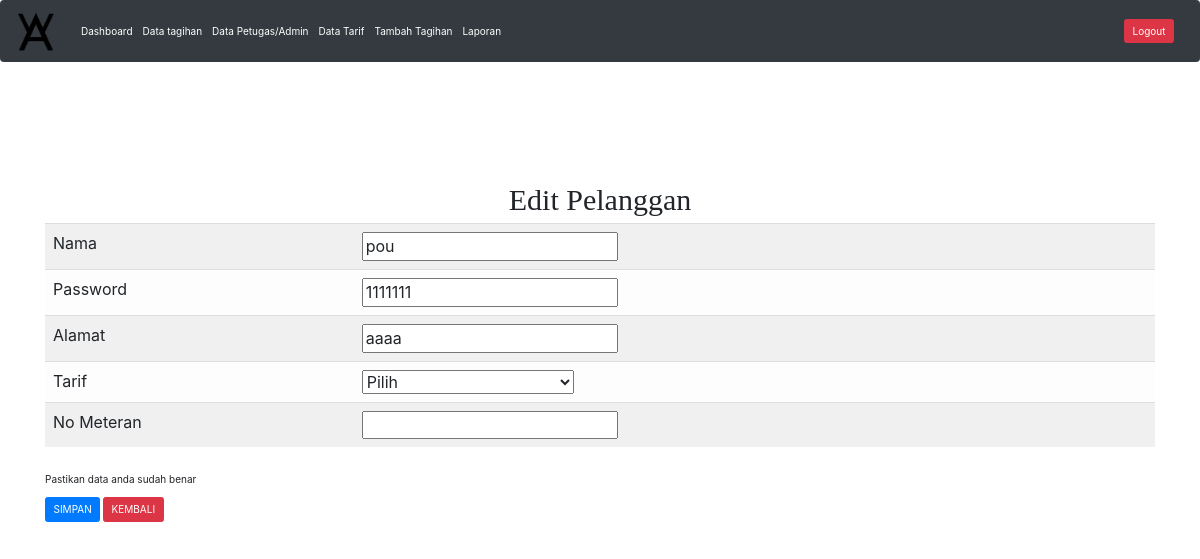
Screenshot of /admin/editpelanggan.php?idpelanggan=27 (signed in) with the database file from the repository.
### tables this page shows
CREATE TABLE `pelanggan` (
  `idpelanggan` int(11) NOT NULL,
  `username` varchar(100) NOT NULL,
  `password` varchar(100) NOT NULL,
  `alamat` varchar(255) NOT NULL,
  `kodetarif` int(11) NOT NULL,
  `nometer` int(100) NOT NULL
);

### admin/editpelanggan.php (the view, shortened to what this page needs)
<?php
if(isset($_SESSION['username']))
{
include '../koneksi.php';
?>
<head>
    <link rel="stylesheet" href="style/bootstrap.css" />
    <link rel="stylesheet" href="style/dataTables.bootstrap4.min.css" />
    <link rel="stylesheet" href="https://maxcdn.bootstrapcdn.com/bootstrap/4.5.2/css/bootstrap.min.css">
</head>
<nav class="navbar navbar-expand-lg navbar-light bg-dark">
  <a>
  <img src="../img/icon.png" style="width: 50px; height: 50px;" alt="">
  </a>
  <div class="collapse navbar-collapse" id="navbarSupportedContent">
    <ul class="navbar-nav mr-auto">
    <li class="nav-item">
        <a class="nav-link" href="index.php" style="color: white;">Dashboard <span class="sr-only">(current)</span></a>
      </li>
      <li class="nav-item">
        <a class="nav-link" href="tagihan.php" style="color: white;">Data tagihan</a>
      </li>
      <li class="nav-item">
        <a class="nav-link" href="petugas.php" style="color: white;">Data Petugas/Admin</a>
      </li>
      <li class="nav-item">
        <a class="nav-link" href="datatarif.php" style="color: white;">Data Tarif</a>
      </li>
      <li class="nav-item">
        <a class="nav-link" href="tambahtagihan.php" style="color: white;">Tambah Tagihan</a>
      </li>
      <li class="nav-item">
        <a class="nav-link" href="laporan.php" style="color: white;">Laporan</a>
      </li>
    </ul>
    <form class="form-inline my-2 my-lg-0">
    <a type="button" class="btn btn-danger"href="../logout.php">Logout</a>
    </form>
  </div>
</nav>
<div style="padding-top: 100px;">
<body>
          <body>
            <div class="container" style="background-color: white;">
                <h3 style="text-align: center; font-family: Georgia; font-size:30px">Edit Pelanggan</h3>
				<?php
					$id = $_GET['idpelanggan'];
					$data = mysqli_query($Koneksi, "select * from pelanggan where idpelanggan='$id'");
					while ($d = mysqli_fetch_array($data)) {
				?>
               		<form method="post" action="aksi/proses-editpelanggan.php">
			<table class="table table-light table-striped">
				<tr>
					<td>Nama</td>
					<td>
						<input type="text" name="username" value="<?php echo $d['username']; ?>">
					</td>
				</tr>
				<tr>
					<td>Password</td>
					<td><input type="text" name="password" value="<?php echo $d['password']; ?>"></td>
				</tr>
				<tr>
					<td>Alamat</td>
					<td><input type="text" name="alamat" value="<?php echo $d['alamat']; ?>"></td>
				</tr>
				<tr>
					<td>Tarif</td>
					<td><select name="kodetarif">
							<option disabled selected> Pilih </option>
							<?php
							$data = mysqli_query($Koneksi, "select * from tarif");
							while ($d = mysqli_fetch_array($data)) {
							?>
								<option value="<?= $d['kodetarif'] ?>"><?= $d['daya'] ?>/ Rp <?= $d['tarifperkwh'] ?></option>
							<?php
							}
							?>
						</select></td>
				</tr>
				<tr>
					<td>No Meteran</td>
					<td><input type="number" name="nometer" value="<?php echo $d['nometer']; ?>" required></td>
				</tr>
			</table>
					<p>Pastikan data anda sudah benar</p>
					<input type="submit" value="SIMPAN" type="button" class="btn btn-primary">
					<a href="index.php" class="btn btn-danger">KEMBALI</a>
		</form>
	<?php
	}
	?>
            </div>
        </body>
</html>
<?php
    }
else
{
    echo"<script>
    alert('Anda Tidak Boleh Masuk');
    location.href='../index.php';
    </script>";
}
?>

### rows the page displays
pelanggan: username "pou", password "1111111", alamat "aaaa"
